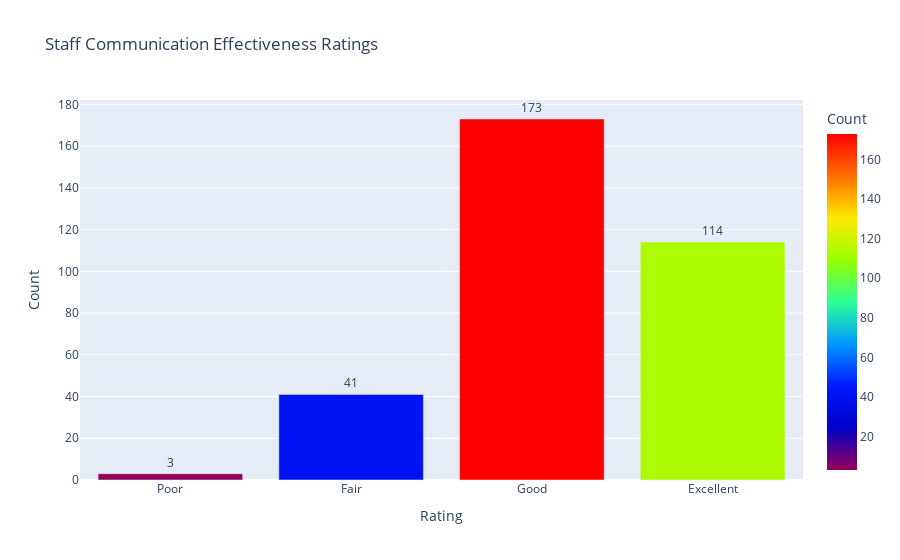

The cell this chart's notebook holds for it:
### Code cell
# Specify the column name
column_name_1 = 'How would you rate the communication and support provided by SEO staff and instructors?'

# Get the value counts for the ratings
rating_counts_1 = df[column_name_1].value_counts().head()

# Create a DataFrame for the top 5 responses
top_5_responses_2 = pd.DataFrame({'Rating': rating_counts_1.index, 'Count': rating_counts_1.values})

# Create the bar chart for the top 5 responses using Plotly Express
fig_top_1 = px.bar(top_5_responses_2, x='Rating', y='Count', color='Count',
                   title='Staff Communication Effectiveness Ratings',
                   labels={'Rating': 'Rating'},
                   color_continuous_scale='Rainbow',
                   height=600)

# Specify the order of categories on the x-axis
fig_top_1.update_xaxes(categoryorder='array', categoryarray=['Poor', 'Fair', 'Good', 'Excellent'])

# Add text labels to the bars for counts
fig_top_1.update_traces(text=top_5_responses_2['Count'], textposition='outside')

# Saving the top 5 responses chart as a JPEG
fig_top_1.write_image("staff_communication_effectiveness.jpeg")

# Show the top 5 responses chart
fig_top_1.show()

### Figure 1 — Plotly figure (JSON) as saved in the notebook; plotly's stock layout.template omitted (floating-point values rounded to 4 significant figures)
{"data": [{"alignmentgroup": "True", "hovertemplate": "Rating=%{x}<br>Count=%{marker.color}<extra></extra>", "legendgroup": "", "marker": {"color": [173, 114, 41, 3], "coloraxis": "coloraxis", "pattern": {"shape": ""}}, "name": "", "offsetgroup": "", "orientation": "v", "showlegend": false, "text": [173, 114, 41, 3], "textposition": "outside", "type": "bar", "x": ["Good", "Excellent", "Fair", "Poor"], "xaxis": "x", "y": [173, 114, 41, 3], "yaxis": "y"}], "layout": {"autosize": true, "barmode": "relative", "coloraxis": {"colorbar": {"title": {"text": "Count"}}, "colorscale": [[0, "rgb(150,0,90)"], [0.125, "rgb(0,0,200)"], [0.25, "rgb(0,25,255)"], [0.375, "rgb(0,152,255)"], [0.5, "rgb(44,255,150)"], [0.625, "rgb(151,255,0)"], [0.75, "rgb(255,234,0)"], [0.875, "rgb(255,111,0)"], [1, "rgb(255,0,0)"]]}, "legend": {"tracegroupgap": 0}, "title": {"text": "Staff Communication Effectiveness Ratings"}, "xaxis": {"anchor": "y", "autorange": true, "categoryarray": ["Poor", "Fair", "Good", "Excellent"], "categoryorder": "array", "domain": [0, 1], "range": [-0.5, 3.5], "title": {"text": "Rating"}, "type": "category"}, "yaxis": {"anchor": "x", "autorange": true, "domain": [0, 1], "range": [0, 182.1], "title": {"text": "Count"}, "type": "linear"}}}
